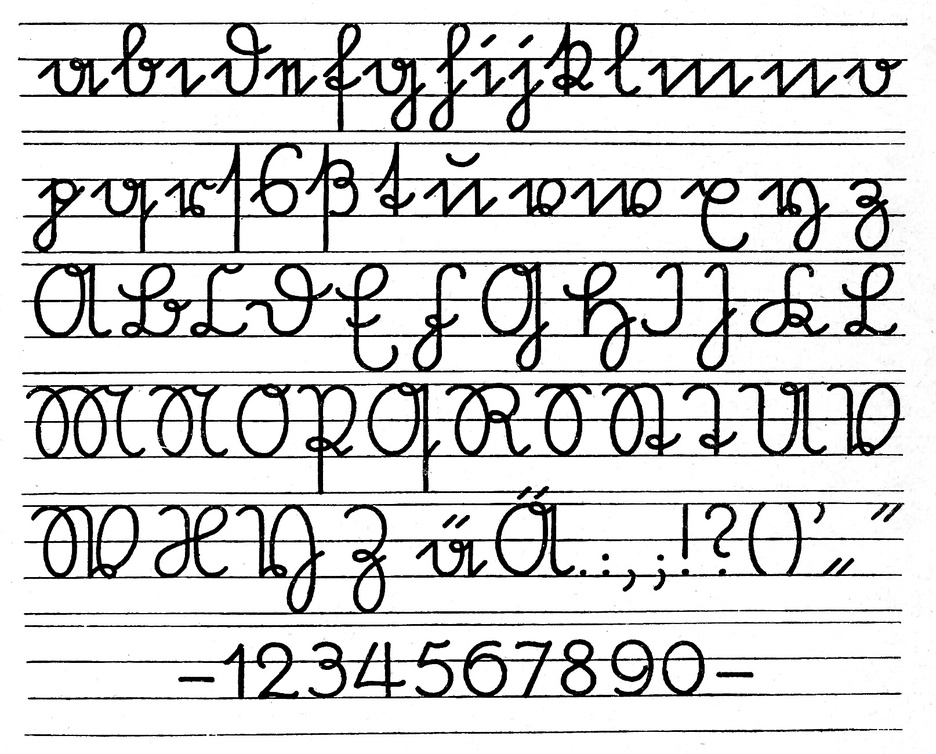
#> input picture data/sources/suetterlin-1922/chart.jpg, 936 x 754 px, shrunk from 1614 x 1300 before the run
$ python vectorize_chart.py
#> lines starting #> are read from the running program, lines starting #| are printed output that depends on the picture; after the words box and inside, x2 and y2 are one past the last pixel; in counts of white or black regions, pixels touching at a corner belong together
#!/usr/bin/env -S uv run --script
# /// script
# requires-python = ">=3.11"
# dependencies = ["pillow", "numpy", "scipy", "potracer"]
# ///
"""Vectorise the Sütterlin 1922 Ausgangsschrift chart into a crisp SVG.

The public-domain DNB scan (`chart.jpg`, 1614x1300) is fairly low resolution and
shows JPEG block noise, so it looks pixelated when zoomed in the admin chart
view. This script traces it to a resolution-independent SVG that renders sharply
at any zoom while keeping the *exact* 1614x1300 coordinate space (the SVG
`viewBox` equals the JPEG dimensions), so every stored bbox / mask / guide / slant
coordinate stays valid.

The SVG is a purely mechanical reproduction of public-domain geometry (Otsu
threshold + Potrace), so it carries the same PD status as the source scan and
adds no new copyright. It is a *display* asset only: the measurement pipeline
keeps reading the original `chart.jpg` (see `core/chart.py`), so geometry/ink
fidelity stays anchored to the authentic scan.

Sütterlin is a Gleichzug script (uniform stroke width, no Schwellzug), so a flat
binarisation loses no stroke-width information here.

Run from anywhere:  ``uv run data/sources/suetterlin-1922/vectorize_chart.py``
"""

from __future__ import annotations

from pathlib import Path

import numpy as np
import potrace
from PIL import Image
from scipy.ndimage import median_filter


HERE = Path(__file__).resolve().parent
SRC = HERE / "chart.jpg"
OUT = HERE / "chart.svg"

# Potrace tuning: turdsize drops specks <= 2px (scan dust), alphamax/opttolerance
# control corner detection and curve optimisation — these defaults reproduce the
# letterforms faithfully without over-smoothing.
TURDSIZE = 2
ALPHAMAX = 1.0
OPTTOLERANCE = 0.2
INK_FILL = "#1a1a1a"  # match the scan's near-black ink, not pure #000


def otsu_threshold(values: np.ndarray) -> int:
    """Classic Otsu between-class-variance threshold over a 0..255 array."""
    hist, _ = np.histogram(values, bins=256, range=(0, 256))
    total = values.size
    sum_all = float(np.dot(np.arange(256), hist))
    w_back = 0.0
    sum_back = 0.0
    best_var = 0.0
    threshold = 127
    for i in range(256):
        w_back += hist[i]
        if w_back == 0:
            continue
        w_fore = total - w_back
        if w_fore == 0:
            break
        sum_back += i * hist[i]
        mean_back = sum_back / w_back
        mean_fore = (sum_all - sum_back) / w_fore
        between = w_back * w_fore * (mean_back - mean_fore) ** 2
        if between > best_var:
            best_var = between
            threshold = i
    return threshold


def trace_to_svg_path(bitmap: np.ndarray) -> str:
    """Trace a boolean bitmap with Potrace and emit one SVG path `d` string."""
    path = potrace.Bitmap(bitmap).trace(turdsize=TURDSIZE, alphamax=ALPHAMAX, opttolerance=OPTTOLERANCE)
    segments: list[str] = []
    for curve in path:
        start = curve.start_point
        d = f"M{start.x:.2f} {start.y:.2f} "
        for seg in curve:
            if seg.is_corner:
                d += f"L{seg.c.x:.2f} {seg.c.y:.2f} L{seg.end_point.x:.2f} {seg.end_point.y:.2f} "
            else:
                d += (
                    f"C{seg.c1.x:.2f} {seg.c1.y:.2f} "
                    f"{seg.c2.x:.2f} {seg.c2.y:.2f} "
                    f"{seg.end_point.x:.2f} {seg.end_point.y:.2f} "
                )
        segments.append(d + "Z")
    return " ".join(segments)


def main() -> None:
    img = Image.open(SRC).convert("L")
    width, height = img.size
#> width = 936; height = 754
    arr = median_filter(np.asarray(img, dtype=np.float32), size=3)  # kill JPEG block speckle
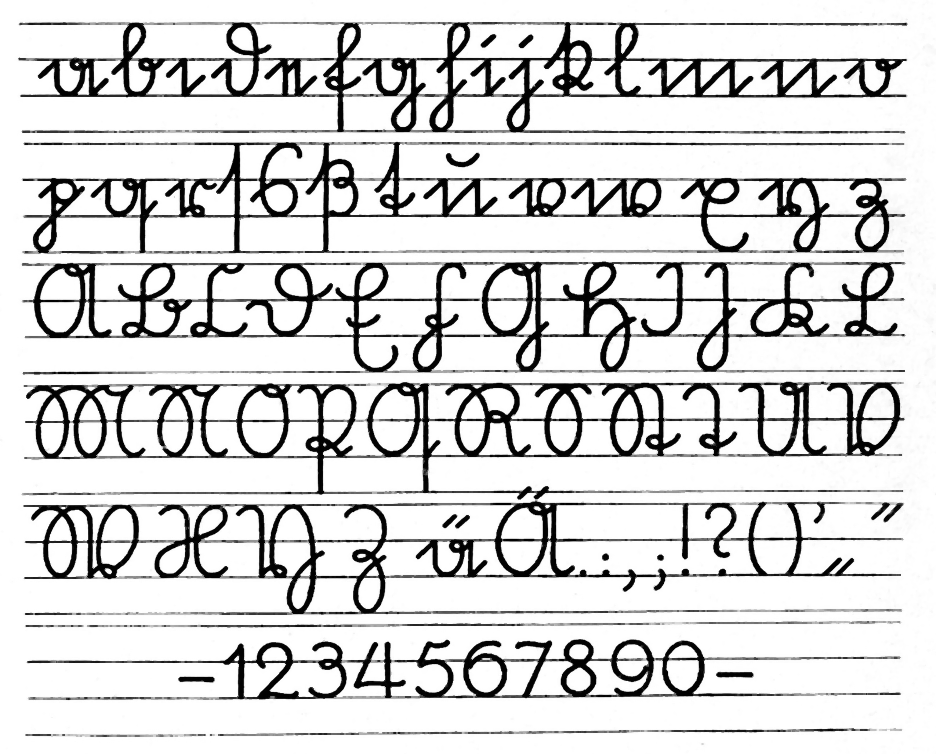
#> arr: shape (754, 936) float32; min 0, max 255, mean 215.3
    threshold = otsu_threshold(arr)
#> in otsu_threshold, `hist, _ = np.histogram(values, bins=256, range=(0, 256))`: hist = 256 values, max 355140 at index 255, min 251 at index 108, mean 2756.8
#> in otsu_threshold, `sum_all = float(np.dot(np.arange(256), hist))`: sum_all = 151971401
#> the loop in otsu_threshold, `for i in range(256):` made 256 passes
#> (w_back, w_fore, sum_back, mean_back, mean_fore, best_var) on passes 1 to 12: (1645, 704099, 0, 0, 215.8, 5.4e+13), (9448, 696296, 7803, 0.826, 218.2, 3.11e+14), (25715, 680029, 40337, 1.57, 223.4, 8.61e+14), (40562, 665182, 84878, 2.09, 228.3, 1.38e+15), (49946, 655798, 122414, 2.45, 231.5, 1.72e+15), (55426, 650318, 149814, 2.7, 233.5, 1.92e+15), (58692, 647052, 169410, 2.89, 234.6, 2.04e+15), (60620, 645124, 182906, 3.02, 235.3, 2.11e+15), (61865, 643879, 192866, 3.12, 235.7, 2.16e+15), (62803, 642941, 201308, 3.21, 236.1, 2.19e+15), (63525, 642219, 208528, 3.28, 236.3, 2.22e+15), (64107, 641637, 214930, 3.35, 236.5, 2.24e+15)
#> (w_back, w_fore, sum_back) on pass 100: (99829, 605915, 2102909)

    # `paper` is True for pixels at/above the threshold (the page background).
    # Potrace fills the complement of the truthy bitmap it's given, so tracing
    # the paper mask yields filled curves over the ink strokes. Verified by
    # render brightness (correct = mostly white page, ink ~16% coverage).
    paper = arr >= threshold
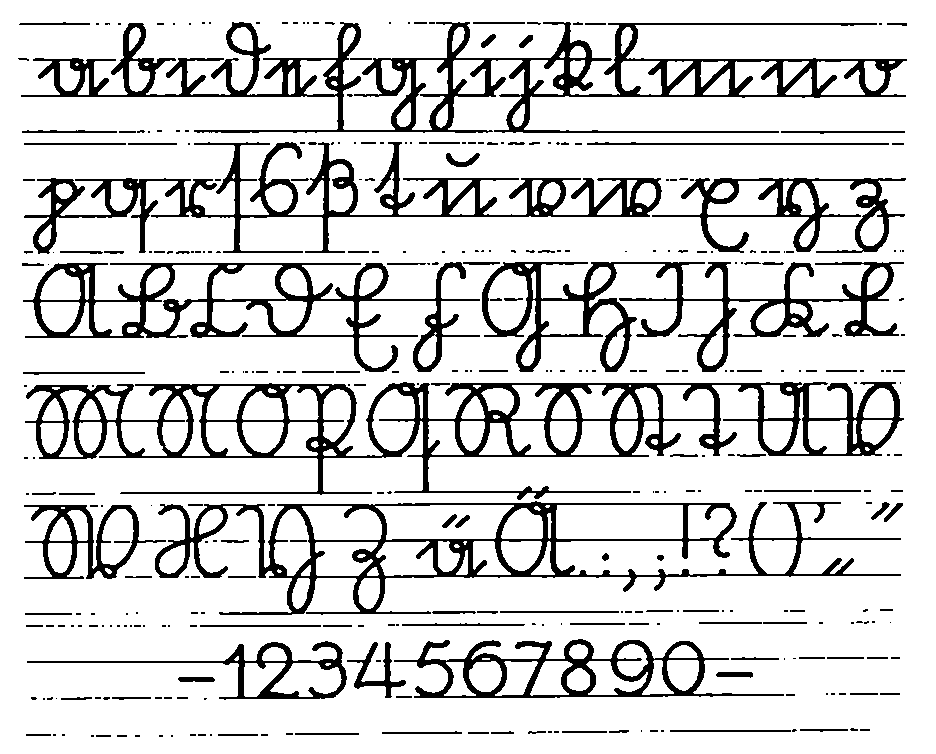
#> paper: shape (754, 936) bool; 83.8% white; 353 black regions (221 under 20 px), largest, box (x1, y1, x2, y2) and area: (25, 382, 904, 500) 21573, (21, 22, 907, 133) 19524, (155, 501, 901, 615) 13520
    d = trace_to_svg_path(paper)

    svg = (
        '<svg xmlns="http://www.w3.org/2000/svg" '
        f'width="{width}" height="{height}" viewBox="0 0 {width} {height}">'
        f'<rect width="{width}" height="{height}" fill="#ffffff"/>'
        f'<path fill="{INK_FILL}" fill-rule="evenodd" d="{d}"/>'
        "</svg>"
    )
    OUT.write_text(svg, encoding="utf-8")
    print(f"wrote {OUT} ({len(svg)} bytes) from {SRC.name} {width}x{height}, otsu={threshold}")


if __name__ == "__main__":
    main()
#> (the call stopped at in trace_to_svg_path, `path = potrace.Bitmap(bitmap).trace(turdsize=TURDSIZE, alphamax=ALPHAM..`: potrace is not available in this run)
